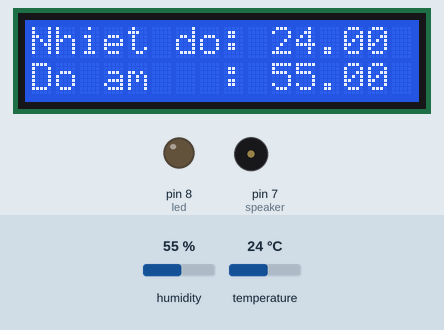
Recording of a sketch running on a simulated Arduino Uno, built with avr-gcc and run on an emulated ATmega328P. Parts: 16×2 character LCD, output pins drawn as LEDs (lit = HIGH), buzzer (waves = sounding, pin HIGH). The inputs (shaded band) are chosen by the test bench; at power-on: humidity 55 %, temperature 24 °C.

Above: at 1.2 s.
1.3 s: humidity set to 22 %
At 3.6 s:
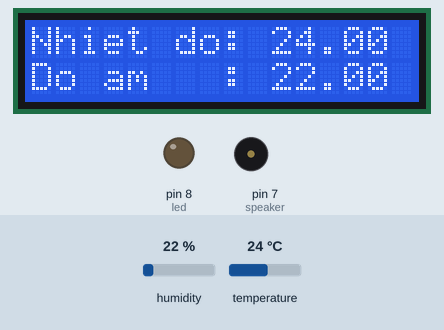
4.0 s: temperature set to 12 °C
At 4.5 s:
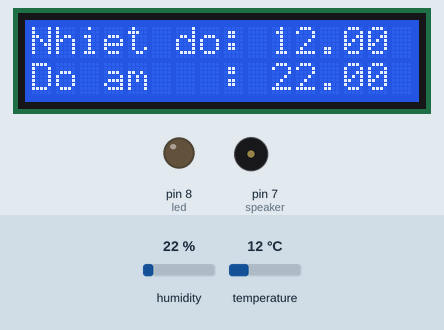
10.0 s: humidity set to 40 %
At 11.9 s:
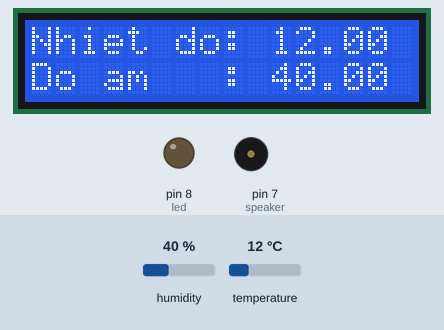
12.7 s: temperature set to 19 °C
At 15.9 s:
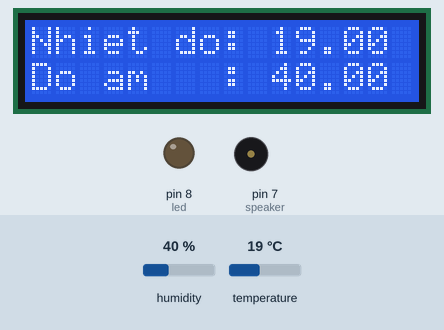
Timing chart, 0 to 17.0 s (numbered marks = the images above; inputs shaded):
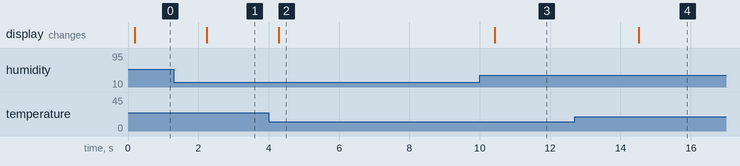

Measured:
- after the input at 1.3 s, the display: changes after 0.94 s (image 1)
- after the input at 4.0 s, the display: changes after 0.29 s (image 2)
- after the input at 10.0 s, the display: changes after 0.43 s (image 3)
- after the input at 12.7 s, the display: changes after 1.8 s (image 4)

The sketch:

sketch_oct28a.ino
```cpp
/////////////////////////////////////
#include "DHT.h"
#include <LiquidCrystal.h>
/////////////////////////////////////////////////////////
#include <LiquidCrystal_I2C.h>
#include <Wire.h>
LiquidCrystal_I2C lcd(0x27, 16, 2);
int speaker = 7;                 // loa,den ket noi Pin 7
int led = 8;                       // out ket noi Pin 9

const int DHTPIN = 6;       //Đọc dữ liệu từ DHT11 ở chân 2 trên mạch Arduino
const int DHTTYPE = DHT11;  //Khai báo loại cảm biến, có 2 loại là DHT11 và DHT22
DHT dht(DHTPIN, DHTTYPE);
void setup() {
   dht.begin();
  pinMode(speaker, OUTPUT);
  pinMode(led, OUTPUT);
  Serial.begin(9600);
  lcd.init();
  lcd.backlight();
  lcd.setCursor(0, 0);
  lcd.print("Cam bien nhiet:");
}
void loop() {
  //////////////////////////
  float h = dht.readHumidity();    //Đọc độ ẩm
  float t = dht.readTemperature(); //Đọc nhiệt độ
  lcd.begin(16, 2);
  ///////////////////////
  if (t > 45)
  {
    lcd.print("Nhiet do: ");
    lcd.print(t);
    ////////xuống hàng///////
    lcd.setCursor(0, 1);
    ///////////////////////
    lcd.print("WARNING");
    digitalWrite(led, HIGH);
    digitalWrite(speaker, HIGH);
  }
  else
  {
    //////////////////
    lcd.print("Nhiet do: ");
    lcd.print(t);
    // In ra dong chu
    lcd.setCursor(0, 1);
    lcd.print("Do am   : ");
    lcd.print(h);
    /////////////////////
    digitalWrite(led, LOW);
    digitalWrite(speaker, LOW);
  }
}
```
